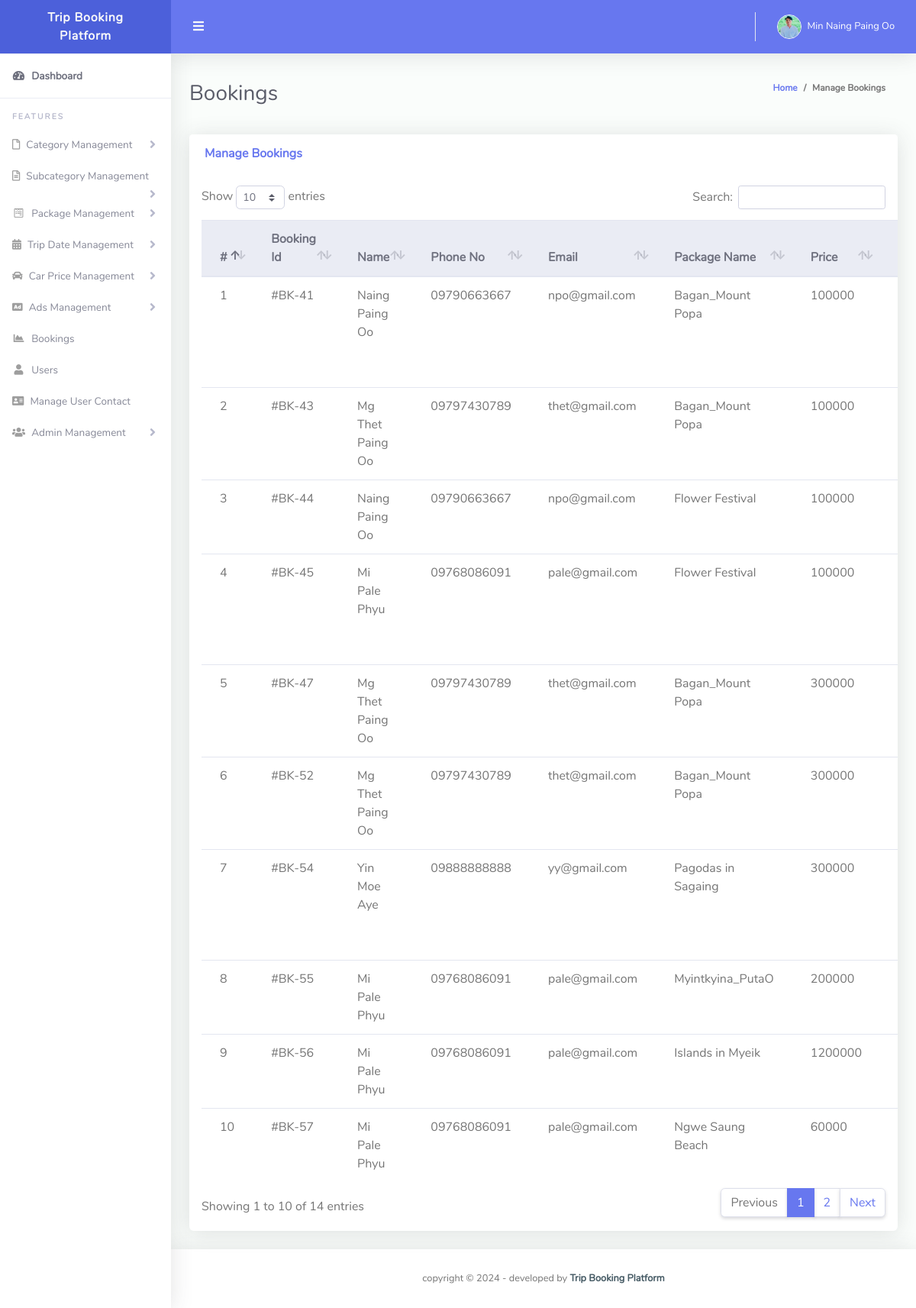
The page /Admin/manage_bookings.php (signed in) on the database its author committed.
### tables this page shows
CREATE TABLE `booking` (
  `BookingId` int(11) NOT NULL,
  `Name` varchar(100) NOT NULL,
  `Email` varchar(100) NOT NULL,
  `PhoneNo` bigint(20) NOT NULL,
  `PackageId` int(15) NOT NULL,
  `PackageName` varchar(1000) NOT NULL,
  `Price` int(15) NOT NULL,
  `Quantity` int(15) NOT NULL,
  `TotalPrice` int(15) NOT NULL,
  `DepartureDate` date NOT NULL,
  `ArrivalDate` date NOT NULL,
  `BookingDate` datetime NOT NULL DEFAULT current_timestamp(),
  `Message` varchar(1000) DEFAULT NULL,
  `Status` int(11) DEFAULT NULL,
  `CancelBy` varchar(100) DEFAULT NULL,
  `UpdationDate` timestamp NULL DEFAULT NULL ON UPDATE current_timestamp()
);

### Admin/manage_bookings.php (the view, shortened to what this page needs)
<!DOCTYPE html>
<html lang="en">
<head>
  <link href="vendor/fontawesome-free/css/all.min.css" rel="stylesheet" type="text/css">
  <link href="vendor/bootstrap/css/bootstrap.min.css" rel="stylesheet" type="text/css">
  <link href="css/ruang-admin.min.css" rel="stylesheet">
  <link href="vendor/datatables/dataTables.bootstrap4.min.css" rel="stylesheet">
</head>
<body id="page-top">
  <div id="wrapper">
    <?php include('includes/sidebar.php');?>
    <div id="content-wrapper" class="d-flex flex-column">
      <div id="content">
        <?php include('includes/header.php');?>
        <div class="container-fluid" id="container-wrapper">
          <div class="d-sm-flex align-items-center justify-content-between mb-4">
            <h1 class="h3 mb-0 text-gray-800">Bookings</h1>
            <ol class="breadcrumb">
              <li class="breadcrumb-item"><a href="index.php">Home</a></li>
              <li class="breadcrumb-item active" aria-current="page">Manage Bookings</li>
            </ol>
          </div>
          <div class="row">
            <div class="col-lg-12">
              <div class="card mb-4">
                <div class="card-header py-3 d-flex flex-row align-items-center justify-content-between">
                  <h6 class="m-0 font-weight-bold text-primary">Manage Bookings</h6>
                </div>
                <div class="table-responsive p-3">
                  <table class="table align-items-center table-flush table-hover" id="dataTableHover">
                    <thead class="thead-light">
                      <tr>
                        <th>#</th>
                        <th>Booking Id</th>
                        <th>Name</th>
                        <th>Phone No</th>
                        <th>Email</th>
                        <th>Package Name</th>
                        <th>Price</th>
                        <th>Quantity</th>
                      </tr>
                    </thead>
                    <tbody>
                     <?php
                     $sql = "SELECT * from booking";
                     $result=mysqli_query($cn,$sql);
                     $cnt=1;
                     while($data=mysqli_fetch_array($result))
                     {
                     ?>
                          <tr>
                            <td><?php echo $cnt; ?> </td>
                            <td>#BK-<?php echo $data[0];?></td>
                            <td><?php echo $data[1];?></td>
                            <td>0<?php echo $data[3];?></td>
                            <td><?php echo $data[2];?></td>
                            <td><?php echo $data[5]; ?></td>
                            <td><?php echo $data[6]; ?></td>
                            <td><?php echo $data[7]; ?></td>
                          </tr>
                     <?php
                        $cnt=$cnt+1;
                     }
                     ?>
                    </tbody>
                  </table>
                </div>
              </div>
            </div>
          </div>
        </div>
      </div>
      <?php include('includes/footer.php');?>
    </div>
  </div>
</body>
</html>

### Admin/includes/header.php (shortened to what this page needs)
 <nav class="navbar navbar-expand navbar-light bg-navbar topbar mb-4 static-top">
  <button id="sidebarToggleTop" class="btn btn-link rounded-circle mr-3">
    <i class="fa fa-bars"></i>
  </button>
  <ul class="navbar-nav ml-auto">
    <li class="nav-item dropdown no-arrow">
      <?php
      $cn=mysqli_connect("localhost","root","","trip");
      $aid=$_SESSION['aid'];
      $s="select * from admin where Id='".$aid."'";
      $result=mysqli_query($cn,$s);
      while($data=mysqli_fetch_array($result))
      {
      ?>
          <a class="nav-link dropdown-toggle" href="#" id="userDropdown" role="button" data-toggle="dropdown" aria-haspopup="true" aria-expanded="false">
           <?php
           if($data[7]=="avatar15.jpg")
           {
            ?>
            <img class="img-profile rounded-circle"src="img/avatar15.jpg" style="max-width: 60px">
            <?php
          } else {
            ?>
            <img class="img-profile rounded-circle" src="profileimages/<?php  echo $data[7];?>" style="max-width: 60px">
            <?php
          } ?>
          <span class="ml-2 d-none d-lg-inline text-white small"><?php  echo $data[4];?></span>
        </a>
        <?php
      }
     ?>
  </li>
</ul>
</nav>

### rows shown on the page
booking: BookingId "41", Name "Naing Paing Oo", PhoneNo "9790663667", Email "npo@gmail.com", PackageName "Bagan_Mount Popa", Price "100000"
booking: BookingId "43", Name "Mg Thet Paing Oo", PhoneNo "9797430789", Email "thet@gmail.com", PackageName "Bagan_Mount Popa", Price "100000"
booking: BookingId "44", Name "Naing Paing Oo", PhoneNo "9790663667", Email "npo@gmail.com", PackageName "Flower Festival", Price "100000"
booking: BookingId "45", Name "Mi Pale Phyu", PhoneNo "9768086091", Email "pale@gmail.com", PackageName "Flower Festival", Price "100000"
booking: BookingId "47", Name "Mg Thet Paing Oo", PhoneNo "9797430789", Email "thet@gmail.com", PackageName "Bagan_Mount Popa", Price "300000"
booking: BookingId "52", Name "Mg Thet Paing Oo", PhoneNo "9797430789", Email "thet@gmail.com", PackageName "Bagan_Mount Popa", Price "300000"
booking: BookingId "54", Name "Yin Moe Aye", PhoneNo "9888888888", Email "yy@gmail.com", PackageName "Pagodas in Sagaing", Price "300000"
booking: BookingId "55", Name "Mi Pale Phyu", PhoneNo "9768086091", Email "pale@gmail.com", PackageName "Myintkyina_PutaO", Price "200000"
booking: BookingId "56", Name "Mi Pale Phyu", PhoneNo "9768086091", Email "pale@gmail.com", PackageName "Islands in Myeik", Price "1200000"
booking: BookingId "57", Name "Mi Pale Phyu", PhoneNo "9768086091", Email "pale@gmail.com", PackageName "Ngwe Saung Beach", Price "60000"

### other values the page prints
$data[4] "Min Naing Paing Oo"
